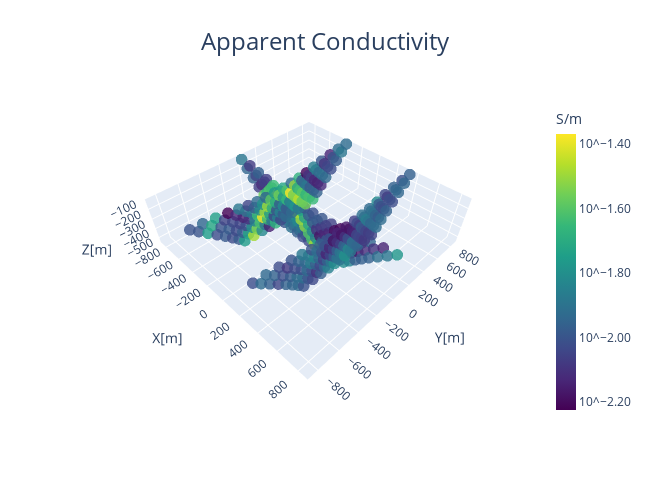

Notebook cell for this chart:
### Markdown cell above
## 3D RTO

### Code cell
import os
import numpy as np
import matplotlib as mpl
import matplotlib.pyplot as plt
import tarfile

from discretize import TreeMesh
from discretize.utils import refine_tree_xyz, active_from_xyz

from SimPEG.utils import model_builder
from SimPEG.utils.io_utils.io_utils_electromagnetics import read_dcip_xyz
from SimPEG import (
    data,
    maps,
    data_misfit,
    regularization,
    optimization,
    inverse_problem,
    inversion,
    directives,
    utils,
)
from SimPEG.electromagnetics.static import resistivity as dc
from SimPEG.electromagnetics.static.utils.static_utils import (
    apparent_resistivity_from_voltage,
)

# To plot DC/IP data in 3D, the user must have the plotly package
try:
    import plotly
    from SimPEG.electromagnetics.static.utils.static_utils import plot_3d_pseudosection

    has_plotly = True
except ImportError:
    has_plotly = False
    pass

try:
    from pymatsolver import Pardiso as Solver
except ImportError:
    from SimPEG import SolverLU as Solver

mpl.rcParams.update({"font.size": 16})

# sphinx_gallery_thumbnail_number = 3

# storage bucket where we have the data
data_source = "https://storage.googleapis.com/simpeg/doc-assets/dcr3d.tar.gz"

# download the data
downloaded_data = utils.download(data_source, overwrite=True)

# unzip the tarfile
tar = tarfile.open(downloaded_data, "r")
tar.extractall()
tar.close()

# path to the directory containing our data
dir_path = downloaded_data.split(".")[0] + os.path.sep

# files to work with
topo_filename = dir_path + "topo_xyz.txt"
dc_data_filename = dir_path + "dc_data.xyz"

topo_xyz = np.loadtxt(str(topo_filename))

dc_data = read_dcip_xyz(
    dc_data_filename,
    "volt",
    data_header="V/A",
    uncertainties_header="UNCERT",
    is_surface_data=False,
)

# Convert predicted data to apparent conductivities
apparent_conductivity = 1 / apparent_resistivity_from_voltage(
    dc_data.survey,
    dc_data.dobs,
)

if has_plotly:
    fig = plot_3d_pseudosection(
        dc_data.survey,
        apparent_conductivity,
        scale="log",
        units="S/m",
        plane_distance=15,
    )

    fig.update_layout(
        title_text="Apparent Conductivity",
        title_x=0.5,
        title_font_size=24,
        width=650,
        height=500,
        scene_camera=dict(
            center=dict(x=0, y=0, z=-0.4), eye=dict(x=1.5, y=-1.5, z=1.8)
        ),
    )

    plotly.io.show(fig)

else:
    print("INSTALL 'PLOTLY' TO VISUALIZE 3D PSEUDOSECTIONS")

dc_data.standard_deviation = 0.1 * np.abs(dc_data.dobs)

dh = 25.0  # base cell width
dom_width_x = 6000.0  # domain width x
dom_width_y = 6000.0  # domain width y
dom_width_z = 4000.0  # domain width z
nbcx = 2 ** int(np.round(np.log(dom_width_x / dh) / np.log(2.0)))  # num. base cells x
nbcy = 2 ** int(np.round(np.log(dom_width_y / dh) / np.log(2.0)))  # num. base cells y
nbcz = 2 ** int(np.round(np.log(dom_width_z / dh) / np.log(2.0)))  # num. base cells z

# Define the base mesh
hx = [(dh, nbcx)]
hy = [(dh, nbcy)]
hz = [(dh, nbcz)]
mesh = TreeMesh([hx, hy, hz], x0="CCN")

# Mesh refinement based on topography
k = np.sqrt(np.sum(topo_xyz[:, 0:2] ** 2, axis=1)) < 1200
mesh = refine_tree_xyz(
    mesh, topo_xyz[k, :], octree_levels=[0, 6, 8], method="surface", finalize=False
)

# Mesh refinement near sources and receivers.
electrode_locations = np.r_[
    dc_data.survey.locations_a,
    dc_data.survey.locations_b,
    dc_data.survey.locations_m,
    dc_data.survey.locations_n,
]
unique_locations = np.unique(electrode_locations, axis=0)
mesh = refine_tree_xyz(
    mesh, unique_locations, octree_levels=[4, 6, 4], method="radial", finalize=False
)

# Finalize the mesh
mesh.finalize()

# Find cells that lie below surface topography
ind_active = active_from_xyz(mesh, topo_xyz)

# Extract survey from data object
dc_survey = dc_data.survey

# Shift electrodes to the surface of discretized topography
dc_survey.drape_electrodes_on_topography(mesh, ind_active, option="top")

# Reset survey in data object
dc_data.survey = dc_survey

# Define conductivity model in S/m (or resistivity model in Ohm m)
air_conductivity = np.log(1e-8)
background_conductivity = np.log(1e-2)

# Define the mapping from active cells to the entire domain
active_map = maps.InjectActiveCells(mesh, ind_active, np.exp(air_conductivity))
nC = int(ind_active.sum())

# Define the mapping from the model to the conductivity of the entire domain
conductivity_map = active_map * maps.ExpMap()

# Define starting model
starting_conductivity_model = background_conductivity * np.ones(nC)

dc_simulation = dc.simulation.Simulation3DNodal(
    mesh, survey=dc_survey, sigmaMap=conductivity_map, solver=Solver, storeJ=True
)

### Figure 1 — Plotly figure (JSON) as saved in the notebook; plotly's stock layout.template omitted (floating-point values rounded to 4 significant figures; data arrays with more than 128 entries replaced by an {"elided": "..."} marker saying what was removed)
{"data": [{"customdata": {"elided": "348 float values"}, "hovertemplate": "x: %{x:.2f}<br>y: %{y:.2f}<br>z: %{z:.2f}<br>value: %{customdata:.3e} S/m", "marker": {"cmax": -1.369, "cmin": -2.224, "color": {"elided": "348 float values"}, "colorbar": {"thickness": 20, "tickformat": ".2f", "tickprefix": "10^", "title": {"text": "S/m"}}, "colorscale": [[0, "#440154"], [0.1111, "#482878"], [0.2222, "#3e4989"], [0.3333, "#31688e"], [0.4444, "#26828e"], [0.5556, "#1f9e89"], [0.6667, "#35b779"], [0.7778, "#6ece58"], [0.8889, "#b5de2b"], [1, "#fde725"]], "opacity": 0.8, "size": 4}, "mode": "markers", "name": "", "type": "scatter3d", "x": {"elided": "348 float values"}, "y": {"elided": "348 float values"}, "z": {"elided": "348 float values"}}], "layout": {"height": 500, "scene": {"camera": {"center": {"x": 0, "y": 0, "z": -0.4}, "eye": {"x": 1.5, "y": -1.5, "z": 1.8}}, "xaxis": {"title": {"text": "X[m]"}}, "yaxis": {"title": {"text": "Y[m]"}}, "zaxis": {"title": {"text": "Z[m]"}}}, "title": {"font": {"size": 24}, "text": "Apparent Conductivity", "x": 0.5}, "width": 650}}
